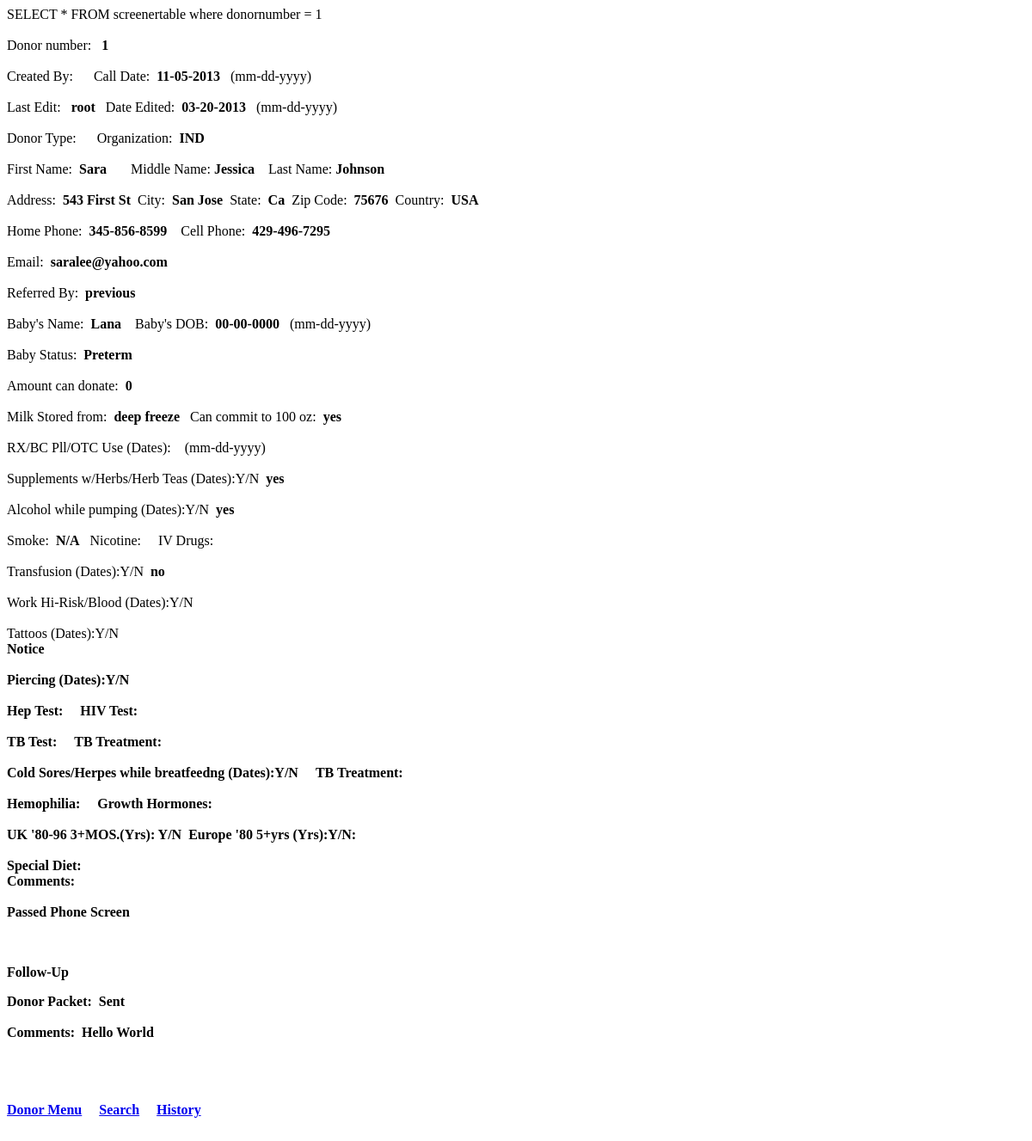
Before: /mothersmilk/donor_bu/donordsply.php?dnum=1 with the older database file.
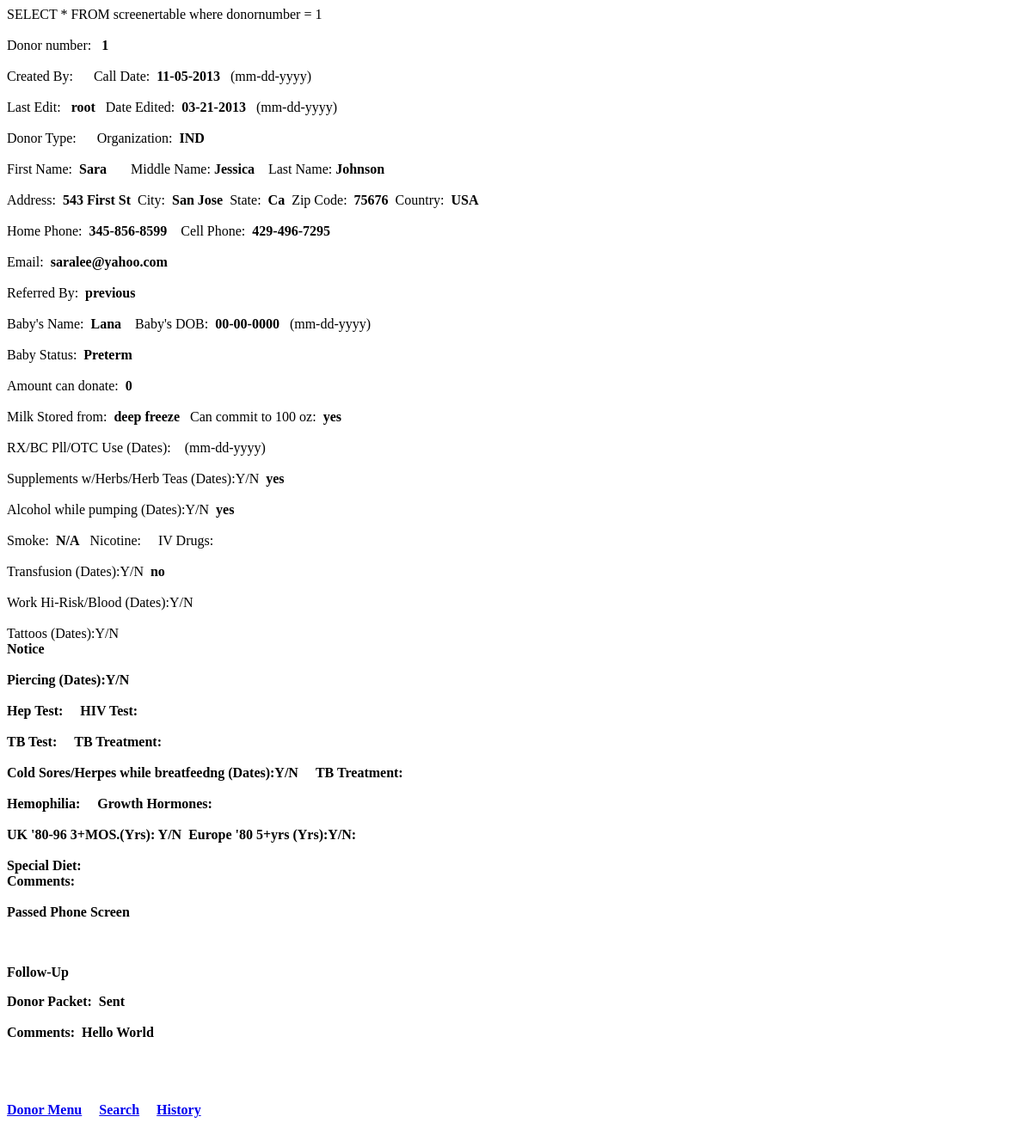
After: the same page with the newer database file.
### tables this page shows
CREATE TABLE IF NOT EXISTS `screenertable` (
  `lastname` varchar(20) NOT NULL,
  `dairyfree` varchar(15) NOT NULL,
  `apstatus` varchar(15) DEFAULT NULL COMMENT 'application status',
  `dnrapdate` date NOT NULL COMMENT 'Donor  Application  Date (Call Date)',
  `donornumber` int(10) unsigned NOT NULL COMMENT 'donor number',
  `address` varchar(20) NOT NULL,
  `city` varchar(20) NOT NULL,
  `state` varchar(20) DEFAULT NULL,
  `zip` int(10) unsigned NOT NULL,
  `country` varchar(15) NOT NULL,
  `homephone` int(10) unsigned NOT NULL,
  `cellphone` int(10) unsigned NOT NULL,
  `babysname` varchar(20) NOT NULL COMMENT 'Baby''s Name',
  `email` varchar(30) NOT NULL COMMENT 'email address',
  `firstname` varchar(20) NOT NULL,
  `middlename` varchar(20) NOT NULL,
  `babysdob` date NOT NULL COMMENT 'Baby''s date of birth',
  `babystatus` varchar(15) NOT NULL,
  `referral` varchar(20) NOT NULL COMMENT 'How donor was referred',
  `donateamount` int(11) NOT NULL,
  `donatecommit` varchar(3) NOT NULL,
  `storefrom` varchar(15) NOT NULL,
  `milkcommit` varchar(4) NOT NULL,
  `herbs` varchar(25) NOT NULL,
  `alcohol` varchar(15) NOT NULL,
  `transfusion` varchar(15) NOT NULL,
  `createdby` varchar(20) NOT NULL,
  `lastedit` varchar(20) NOT NULL,
  `lasteditdate` date NOT NULL,
  `donorpacket` varchar(10) NOT NULL,
  `donorcomment` varchar(128) NOT NULL COMMENT 'Comments',
  `organization` varchar(5) NOT NULL,
  `rxbcdate` varchar(45) NOT NULL,
  `smoke` varchar(4) NOT NULL,
  `organizationother` varchar(45) NOT NULL,
  `rxbcchoose` varchar(5) NOT NULL,
  `herbschoose` varchar(5) NOT NULL,
  `alcoholchoose` varchar(5) NOT NULL,
  `ivDrug` varchar(5) NOT NULL,
  `transfusionchoose` varchar(5) NOT NULL,
  `workchoose` varchar(5) NOT NULL,
  `work` varchar(15) NOT NULL,
  `determinechoose` varchar(25) NOT NULL,
  `determine` varchar(15) NOT NULL,
  `heptest` varchar(5) NOT NULL,
  `tattooschoose` varchar(5) NOT NULL,
  `tattoos` varchar(15) NOT NULL,
  `hivtest` varchar(5) NOT NULL,
  `tbtest` varchar(5) NOT NULL,
  `tbtreat` varchar(5) NOT NULL,
  `herpeschoose` varchar(5) NOT NULL,
  `herpes` varchar(15) NOT NULL,
  `hemophilia` varchar(5) NOT NULL,
  `hormones` varchar(5) NOT NULL,
  `ukmoschoose` varchar(5) NOT NULL,
  `ukmos` varchar(15) NOT NULL,
  `eurochoose` varchar(5) NOT NULL,
  `euro` varchar(15) NOT NULL,
  `diet` varchar(10) NOT NULL,
  `process` varchar(5) NOT NULL,
  `donorpacketbymail` varchar(3) NOT NULL,
  `donorpacketbyemail` varchar(3) NOT NULL,
  `donorpacketbyfax` varchar(3) NOT NULL,
  `datesentpacket` varchar(10) NOT NULL,
  `staffinitdatesentpacket` varchar(5) NOT NULL,
  `datereceivedpacket` varchar(10) NOT NULL,
  `staffinitdatereceivedpacket` varchar(5) NOT NULL,
  `pedifaxneeded` varchar(3) NOT NULL,
  `datesentpedi` varchar(10) NOT NULL,
  `staffinitdatesentpedi` varchar(5) NOT NULL,
  `datereceivedpedi` varchar(10) NOT NULL,
  `staffinitdatereceivedpedi` varchar(5) NOT NULL,
  `obfaxneeded` varchar(3) NOT NULL,
  `datesentob` varchar(10) NOT NULL,
  `staffinitdatesentob` varchar(5) NOT NULL,
  `datereceivedob` varchar(10) NOT NULL,
  `staffinitdatereceivedob` varchar(5) NOT NULL,
  `other` text NOT NULL,
  `datesentother` varchar(10) NOT NULL,
  `staffinitdatesentother` varchar(5) NOT NULL,
  `datereceivedother` varchar(10) NOT NULL,
  `staffinitdatereceivedother` varchar(5) NOT NULL,
  `datepacketreview` varchar(10) NOT NULL,
  `packetreviewstatus` varchar(6) NOT NULL,
  `staffinitpacketreview` varchar(6) NOT NULL
);

### mothersmilk/donor_bu/donordsply.php (the view, shortened to what the changed rows need)
<!DOCTYPE HTML PUBLIC "-//W3C//DTD HTML 4.0 Transitional//EN">
<HTML>
<HEAD>
</HEAD>
<BODY LANG="en-US" DIR="LTR">
<P>
<?php
$dnum = $_GET["dnum"];
$logtable = $_GET["logtable"];
$con = mysql_connect("localhost",$_SESSION["uname"],$_SESSION["pwd"]);
if (!$logtable)
   {
      $sql   = "SELECT * FROM screenertable where donornumber =  $dnum";
   }
else
   {
      $transactionnumber = $_GET["transactionnumber"];
      $sql   = "SELECT * FROM screenertablelog where donornumber =  $dnum and transactionnumber = $transactionnumber";
   }
echo $sql;
$result = mysql_query($sql, $con);
   $row = mysql_fetch_assoc($result);
$hphone = $row['homephone'];
$cphone = $row['cellphone'];
$hphoneac = substr($hphone,0,3);
$hphonepr = substr($hphone,3,3);
$hphonesu = substr($hphone,6,4);
$cphoneac = substr($cphone,0,3);
$cphonepr = substr($cphone,3,3);
$cphonesu = substr($cphone,6,4);
echo "Donor number:" . "&nbsp;&nbsp;&nbsp;" . "<b>" . $dnum . "</b>";
echo "Created By:" . "&nbsp;&nbsp;&nbsp;" . "<b>" . $row['createdby'] . "</b>";
$tstdate = $row['dnrapdate'];
echo "&nbsp;&nbsp;&nbsp;Call Date:&nbsp;&nbsp;" . "<b>" . substr($tstdate,5,2) . "-" .  substr($tstdate,8,2) . "-" . substr($tstdate,0,4) . "</b>" . "&nbsp;&nbsp;&nbsp;(mm-dd-yyyy)";
echo "Last Edit:" . "&nbsp;&nbsp;&nbsp;" . "<b>" . $row['lastedit'] . "</b>";
$tstdate = $row['lasteditdate'];
echo "&nbsp;&nbsp;&nbsp;Date Edited:&nbsp;&nbsp;" . "<b>" . substr($tstdate,5,2) . "-" .  substr($tstdate,8,2) . "-" . substr($tstdate,0,4) . "</b>" . "&nbsp;&nbsp;&nbsp;(mm-dd-yyyy)";
echo "Donor Type:&nbsp;&nbsp;". "<b>".$row['donortype']."</b>";
echo "&nbsp;&nbsp;&nbsp;&nbsp;Organization:&nbsp;&nbsp;". "<b>".$row['organization']."</b>";
echo "First Name:&nbsp;&nbsp;" . "<b>" . $row['firstname'] . "</b>";
echo "&nbsp;&nbsp;&nbsp;&nbsp;&nbsp;&nbsp;&nbsp;Middle Name:  " . "<b>" . $row['middlename'] . "</b>";
echo "&nbsp;&nbsp;&nbsp;&nbsp;Last Name:  " . "<b>" . $row['lastname'] . "</b>";
echo "Address:&nbsp;&nbsp;" . "<b>" . $row['address'] . "</b>";
echo "&nbsp;&nbsp;City:&nbsp;&nbsp;" . "<b>" . $row['city'] . "</b>";
echo "&nbsp;&nbsp;State:&nbsp;&nbsp;"  . "<b>" . $row['state'] . "</b>";
echo "&nbsp;&nbsp;Zip Code:&nbsp;&nbsp;"  . "<b>" . $row['zip'] . "</b>";
echo "&nbsp;&nbsp;Country:&nbsp;&nbsp;"  . "<b>" . $row['country'] . "</b>";
echo "Home Phone:&nbsp;&nbsp;"  . "<b>" . $hphoneac . "-" . $hphonepr . "-" . $hphonesu . "</b>";
echo "&nbsp;&nbsp;&nbsp;&nbsp;Cell Phone:&nbsp;&nbsp;"  . "<b>" . $cphoneac . "-" . $cphonepr . "-" . $cphonesu . "</b>";
echo "Email:&nbsp;&nbsp;" . "<b>" . $row['email'] . "</b>";
echo "Referred By:&nbsp;&nbsp;" . "<b>" . $row['referral'] . "</b>";
echo "Baby's Name:&nbsp;&nbsp;" . "<b>" . $row['babysname'] . "</b>";
$tstdate = $row['babysdob'];
echo "&nbsp;&nbsp;&nbsp;&nbsp;Baby's DOB:&nbsp;&nbsp;" . "<b>" . substr($tstdate,5,2) . "-" .  substr($tstdate,8,2) . "-" . substr($tstdate,0,4) . "</b>" . "&nbsp;&nbsp;&nbsp;(mm-dd-yyyy)";
echo "Baby Status:&nbsp;&nbsp;" . "<b>" . $row['babystatus'] . "</b>";
echo "Amount can donate:&nbsp;&nbsp;" . "<b>" . $row['donateamount'] . "</b>";
echo "Milk Stored from:&nbsp;&nbsp;" . "<b>" . $row['storefrom'] . "</b>";
echo "&nbsp;&nbsp;&nbsp;Can commit to 100 oz:&nbsp;&nbsp;" . "<b>" . $row['milkcommit'] . "</b>";
echo "RX/BC Pll/OTC Use (Dates):&nbsp;&nbsp;" . "<b>" . $row['rxbcdate'] . "</b>" . "&nbsp;&nbsp;(mm-dd-yyyy)";
echo "Supplements w/Herbs/Herb Teas (Dates):Y/N&nbsp;&nbsp;" . "<b>" . $row['herbs'] . "</b>";
echo "Alcohol while pumping (Dates):Y/N&nbsp;&nbsp;" . "<b>" . $row['alcohol'] . "</b>";
echo "Smoke:&nbsp;&nbsp;" . "<b>" . $row['smoke'] . "</b>";
echo "&nbsp;&nbsp;&nbsp;Nicotine:&nbsp;&nbsp;" . "<b>" . $row['nicotine'] . "</b>";
echo "&nbsp;&nbsp;&nbsp;IV Drugs:&nbsp;&nbsp;" . "<b>" . $row['ivdrugs'] . "</b>";
echo "Transfusion (Dates):Y/N&nbsp;&nbsp;" . "<b>" . $row['transfusion'] . "</b>";
echo "Work Hi-Risk/Blood (Dates):Y/N&nbsp;&nbsp;" . "<b>" . $row['work'] . "</b>";
echo "Tattoos (Dates):Y/N&nbsp;&nbsp;" . "<b>" . $row['tattoos'] . "</b>";
echo "Piercing (Dates):Y/N&nbsp;&nbsp;" . "<b>" . $row['piercing'] . "</b>";
echo "Hep Test:&nbsp;&nbsp;" . "<b>" . $row['piercing'] . "</b>";
echo "&nbsp;&nbsp;&nbsp;HIV Test:&nbsp;&nbsp;" . "<b>" . $row['piercing'] . "</b>";
echo "TB Test:&nbsp;&nbsp;" . "<b>" . $row['piercing'] . "</b>";
echo "&nbsp;&nbsp;&nbsp;TB Treatment:&nbsp;&nbsp;" . "<b>" . $row['piercing'] . "</b>";
echo "Cold Sores/Herpes while breatfeedng (Dates):Y/N&nbsp;&nbsp;" . "<b>" . $row['piercing'] . "</b>";
echo "&nbsp;&nbsp;&nbsp;TB Treatment:&nbsp;&nbsp;" . "<b>" . $row['piercing'] . "</b>";
echo "Hemophilia:&nbsp;&nbsp;" . "<b>" . $row['piercing'] . "</b>";
echo "&nbsp;&nbsp;&nbsp;Growth Hormones:&nbsp;&nbsp;" . "<b>" . $row['piercing'] . "</b>";
echo "UK '80-96 3+MOS.(Yrs): Y/N&nbsp;&nbsp;" . "<b>" . $row['piercing'] . "</b>";
echo "Europe '80 5+yrs (Yrs):Y/N:&nbsp;&nbsp;" . "<b>" . $row['piercing'] . "</b>";
echo "Special Diet:&nbsp;&nbsp;" . "<b>" . $row['piercing'] . "</b>";
echo "Comments:&nbsp;&nbsp;" . "<b>" . $row['piercing'] . "</b>";
echo "<b>Passed Phone Screen</b>" . "<b>" . $row['piercing'] . "</b>";
echo "<p><b>Follow-Up</b></p>";
echo "Donor Packet:&nbsp;&nbsp;" . "<b>" . $row['donorpacket'] . "</b>";
echo "Comments:&nbsp;&nbsp;" . "<b>" . $row['donorcomment'] . "</b>";
echo "<a href=\"./donormenu.php\">Donor Menu</a>\n";
echo "&nbsp;&nbsp;&nbsp;&nbsp;<a href=\"./donorsearch.php\">Search</a>\n";
echo "&nbsp;&nbsp;&nbsp;&nbsp;<a href=\"./donorlog.php?dnum=$dnum\">History</a>\n";
?>
</P>
</BODY>
</HTML>

Changed rows visible on the page:
changed screenertable "11": lasteditdate "20" → "21"
